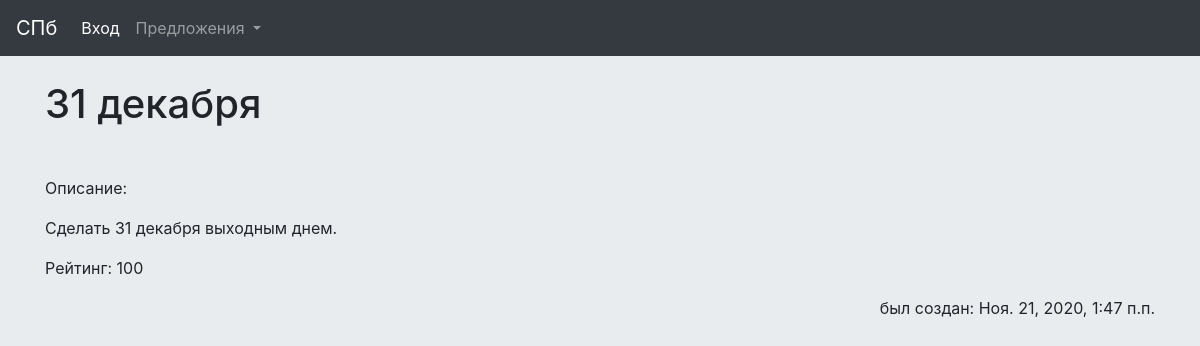
The app's page /offer/31-декабря-1605966450/ with its own data.
### offer/models.py (models this page shows, shortened)
class Offer(models.Model):
    title = models.CharField(max_length=150, db_index=True)
    slug = models.TextField(max_length=150, unique=True, blank=True)
    body = models.TextField(blank=True, db_index=True)
    date_pub = models.DateTimeField(auto_now_add=True)
    img = models.CharField(max_length=150, default="https://i.imgur.com/8gzzetz.jpg")
    rating = models.IntegerField(default=0)
    ACTIVE = "ac"
    INPROC = "ip"
    ARCHIVE = "ar"
    OFTYPE =[
    (ACTIVE, "active"),
    (INPROC, "in_the_process"),
    (ARCHIVE, "archive")
    ]
    oftype = models.CharField(
        max_length=2,
        choices=OFTYPE,
        default=ACTIVE,
    )
    users_rated = models.ManyToManyField(UsersRatedRecord, blank=True)
    def has_user_rated(self, user):
        record = self.users_rated.filter(user_pk=user.pk)
        if record.count() == 0:
            return None
        return record[0].rating
    class Meta:
        ordering = ['-rating']

### offer/views.py (the view)
# urls.py: path('offer/<str:slug>/', OfferDetail.as_view(), name='offer_detail_url'),
class OfferDetail(View):
    model = Offer
    template = 'offer/offer_detail.html'
    def get(self, request, slug):
        obj = get_object_or_404(self.model, slug__exact=slug)
        rating = obj.has_user_rated(request.user)
        ratedpos = rating != None and rating > 0
        return render(request, self.template, {self.model.__name__.lower(): obj,
                                               'admin_object': obj,
                                               'detail': True,
                                               'hasrated': rating != None,
                                               'ratedpos': ratedpos,
                                               })

### offer/templates/offer/offer_detail.html (shortened to what this page needs)
{% extends 'offer/offer_base.html' %}
{% block content %}
    <h1 class="mt-4">
        {{ offer.title }}
    </h1>
    <p>
    </p>
    <p>
        Описание:
    </p>
    <p>
        {{ offer.body }}
    </p>
    <a  class="card-text" >Рейтинг: </a>
    <a class="card-text" id="rating" >{{ offer.rating }}</a>
    <div class="text-right">
    <div class="text-right">
        <p>
            был создан: {{ offer.date_pub }}
        </p>
    </div>
{% endblock %}

### templates/base.html (style rules this page uses)
body { background: #E9ECEF }

### records on screen
Offer: title "31 декабря", body "Сделать 31 декабря выходным днем.", rating "100", date_pub "Ноя. 21, 2020, 1:47 п.п."
